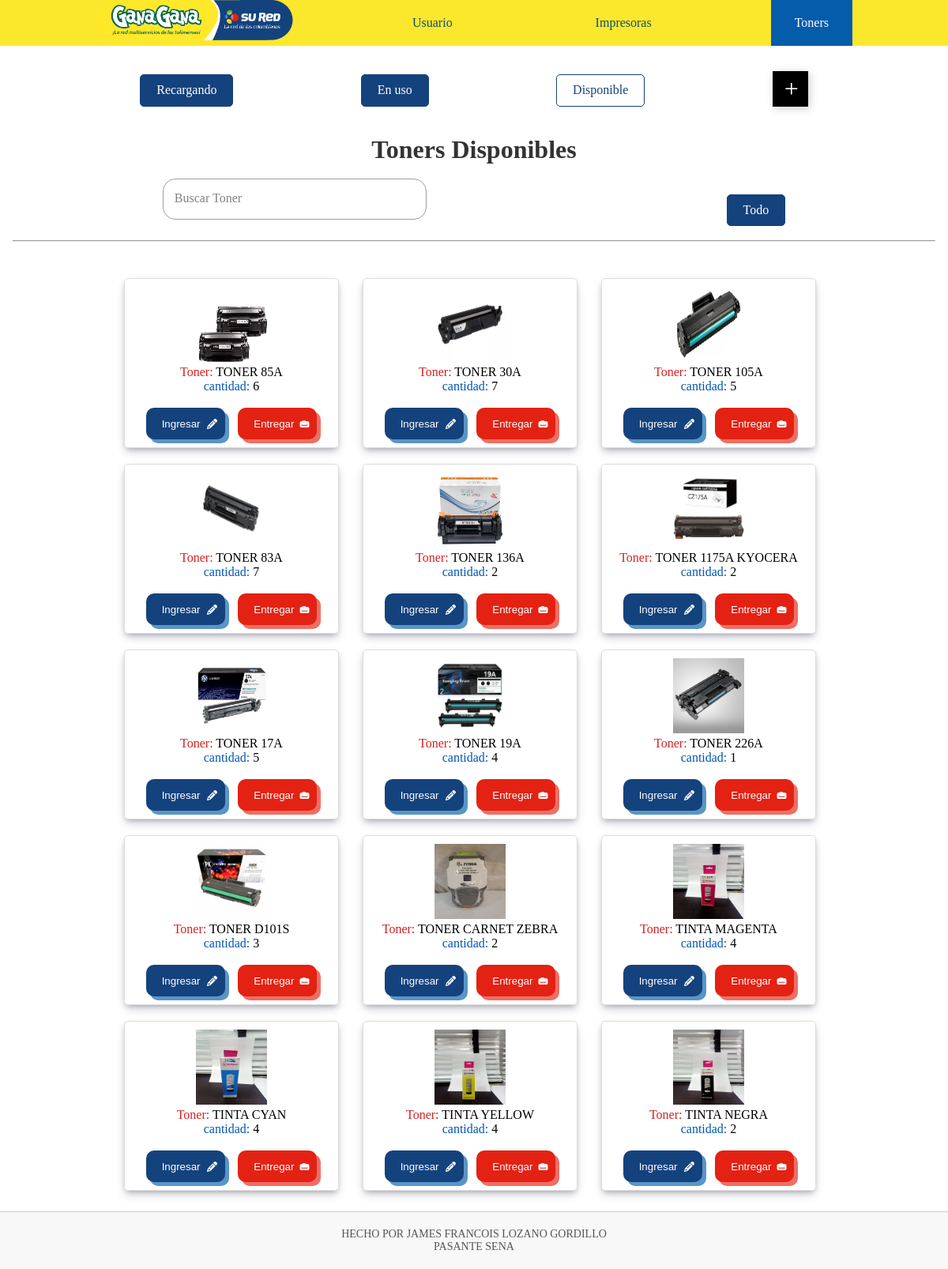
Screenshot of /L_Tonner/ with the database file from the repository.
### Datos/models.py (models this page shows, shortened)
class Tonner(models.Model):
    ESTADO_T = [
        ('Disponible', 'Disponible'),
    ]
    nombre = models.CharField(max_length=50)
    cantidad = models.PositiveBigIntegerField()
    Numero_Toner = models.CharField(max_length=20)
    Estado = models.CharField(max_length=10, choices=ESTADO_T, default='Disponible')
    imagen = models.ImageField()

### Datos/views.py (the view)
# urls.py: path('L_Tonner/', views.E_Libre, name='L_Tonner'),
def E_Libre(request):
    r_tonner = Tonner.objects.filter(Estado='Disponible')
    return render(request, 'vista/T_Libre.html', {'LItonner': r_tonner})

### Datos/templates/vista/T_Libre.html (shortened to what this page needs)
{% extends 'layouts/base.html' %}
{% block content %}
{% load static %}
<link rel="stylesheet" type="text/css" href="{% static 'CSS/ALL.css' %}">
<center>
    {% include 'layouts/Barra_Tonners.html' %}
    <br>
    <h1>Toners Disponibles</h1>
    <br>
</center>
<div style="display: flex; justify-content:space-around;">
    <form method="GET" action="{% url 'buscar_Toners' %}">
        <div class="input-group">
            <input required="" type="text" name="q" autocomplete="off" class="input">
            <label class="user-label">Buscar Toner</label>
        </div>
    </form>
    <a href="{% url 'L_Tonner' %}" class="btn">Todo</a>
</div>
<br>
<hr>
<br>
<br>
<div class="container" style="flex-direction: row; flex-wrap: wrap; justify-content: center; align-items: center;">
    {% for producto in LItonner %}
    <div class="card shadow" style="margin-right: 20px; border-radius: 5px;">
        <center>
            {% if producto.imagen %}
            <img src="{{ producto.imagen.url }}" style="width: 90px; height: 95px;">
            {% else %}
            <img src="{% static 'images/SinImagen.png' %}" alt="LogoImagen" style="width:90px;">
            {% endif %}
            <p><span class="span" style="color: #d82121;">Toner:</span> {{ producto.nombre }}</p>
            <p><span style="color: #0056b3;">cantidad:</span> {{ producto.cantidad }}</p>
            <br>
            <div style="display: flex; justify-content: space-evenly;">
                <a href="{% url 'ED_Tonner' producto.id %}">
                    <button class="BtnE">Ingresar
                    </button>
                </a>
                <a href="{% url 'retiroTonner' producto.id %}">
                    <button class="BtnP">Entregar
                    </button>
                </a>
            </div>
        </center>
    </div>
    <br>
    {% endfor %}
</div>
    {% endblock %}

### static/CSS/ALL.css (style rules this page uses)
* { padding: 0; margin: 0; }
h1 { text-align: center; color: #333; }
.btn { display: inline-block; padding: 10px 20px; margin-top: 20px; text-align: center; text-decoration: none; background-color: #14427d; color: #fff; border-radius: 5px; border: 1px solid #14427d; }

### Datos/templates/layouts/Barra_Tonners.html (style rules this page uses)
* { padding: 0; margin: 0; }
a { text-decoration: none; }

### Datos/templates/vista/T_Libre.html (style rules this page uses)
.input-group { position: relative; }
.input { border: solid 1.5px #9e9e9e; border-radius: 1rem; background: none; padding: 1rem; font-size: 1rem; color: black; height: min-content; transition: border 150ms cubic-bezier(0.4, 0, 0.2, 1); }
.user-label { position: absolute; left: 15px; color: #828282; pointer-events: none; transform: translateY(1rem); transition: 150ms cubic-bezier(0.4, 0, 0.2, 1); }
.span { color: #363636; }
.container { display: flex; }
.card { border: 1px solid #ddd; padding: 10px; margin: 10px; text-align: center; width: 250px; box-shadow: rgba(50, 50, 93, 0.25) 0px 6px 12px -2px, rgba(0, 0, 0, 0.3) 0px 3px 7px -3px; }
input { height: 50px; width: 300px; }
.BtnE { position: relative; display: flex; align-items: center; justify-content: flex-start; width: 100px; height: 40px; border: none; padding: 0px 20px; background-color: #14427d; color: white; font-weight: 500; cursor: pointer; border-radius: 10px; box-shadow: 5px 5px 0px #5995c6; transition-duration: .3s; }
.svgE { width: 13px; position: absolute; right: 0; margin-right: 10px; fill: white; transition-duration: .3s; }
.BtnP { position: relative; display: flex; align-items: center; justify-content: flex-start; width: 100px; height: 40px; border: none; padding: 0px 20px; background-color: #e32213; color: white; font-weight: 500; cursor: pointer; border-radius: 10px; box-shadow: 5px 5px 0px #ed6f65; transition-duration: .3s; }
.svgP { width: 13px; position: absolute; right: 0; margin-right: 9px; fill: white; transition-duration: .3s; }

### Datos/templates/layouts/base.html (style rules this page uses)
* { padding: 0; margin: 0; }
button { font-family: Arial, Helvetica, sans-serif; font-weight: bold; color: white; background-color: #171717; padding: 1em 2em; border: none; border-radius: .6rem; position: relative; cursor: pointer; overflow: hidden; border: 1px solid black; }

### rows the page displays
Tonner: imagen (picture), nombre "TONER 85A", cantidad "6"
Tonner: imagen (picture), nombre "TONER 30A", cantidad "7"
Tonner: imagen (picture), nombre "TONER 105A", cantidad "5"
Tonner: imagen (picture), nombre "TONER 83A", cantidad "7"
Tonner: imagen (picture), nombre "TONER 136A", cantidad "2"
Tonner: imagen (picture), nombre "TONER 1175A KYOCERA", cantidad "2"
Tonner: imagen (picture), nombre "TONER 17A", cantidad "5"
Tonner: imagen (picture), nombre "TONER 19A", cantidad "4"
Tonner: imagen (picture), nombre "TONER 226A", cantidad "1"
Tonner: imagen (picture), nombre "TONER D101S", cantidad "3"
Tonner: imagen (picture), nombre "TONER CARNET ZEBRA", cantidad "2"
Tonner: imagen (picture), nombre "TINTA MAGENTA", cantidad "4"
Tonner: imagen (picture), nombre "TINTA CYAN", cantidad "4"
Tonner: imagen (picture), nombre "TINTA YELLOW", cantidad "4"
Tonner: imagen (picture), nombre "TINTA NEGRA", cantidad "2"
